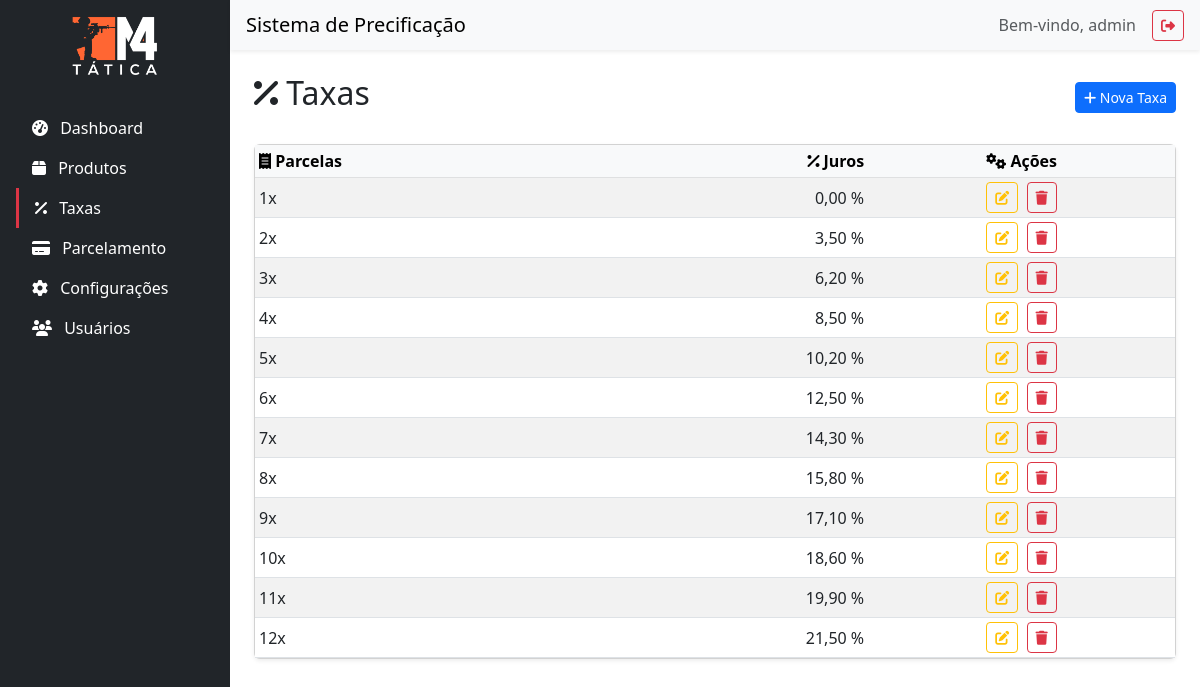
Screenshot of /taxas (signed in) with the database file from the repository.
### app/models.py (models this page shows)
class User(UserMixin, db.Model):
    id = db.Column(db.Integer, primary_key=True)
    username = db.Column(db.String(64), unique=True, nullable=False)
    password = db.Column(db.String(128), nullable=False)

class Taxa(db.Model):
    id = db.Column(db.Integer, primary_key=True)
    numero_parcelas = db.Column(db.Integer, nullable=False)  # 1,2,3,... / 0 e negativos são inválidos
    juros = db.Column(db.Float, default=0.0)                 # armazenado em %

### app/main/routes.py (the view)
@main.route("/taxas")
@login_required
def taxas():
    taxas = Taxa.query.order_by(Taxa.numero_parcelas).all()
    return render_template("taxas.html", taxas=taxas)

### app/models.py (called while the page is built)
@login_manager.user_loader
def load_user(user_id):
    return User.query.get(int(user_id))

### app/templates/taxas.html
{% extends "base.html" %}
{% block content %}
<div class="d-flex justify-content-between align-items-center mb-4">
    <h2><i class="fas fa-percent"></i> Taxas</h2>
    <a href="{{ url_for('main.gerenciar_taxa') }}" class="btn btn-sm btn-primary">
        <i class="fas fa-plus"></i> Nova Taxa
    </a>
</div>
<div class="card shadow-sm">
    <div class="card-body p-0">
        {% if taxas %}
        <div class="table-responsive">
            <table class="table table-sm table-striped table-hover mb-0 align-middle">
                <thead class="table-light">
                    <tr>
                        <th><i class="fas fa-receipt"></i> Parcelas</th>
                        <th class="text-end"><i class="fas fa-percentage"></i> Juros</th>
                        <th class="text-center"><i class="fas fa-cogs"></i> Ações</th>
                    </tr>
                </thead>
                <tbody>
                    {% for taxa in taxas %}
                    <tr>
                        <td>{{ taxa.numero_parcelas }}x</td>
                        <td class="text-end">{{ "%.2f"|format(taxa.juros)|replace(".", ",") }} %</td>
                        <td class="text-center">
                            <a href="{{ url_for('main.gerenciar_taxa', taxa_id=taxa.id) }}"
                               class="btn btn-sm btn-outline-warning me-1" title="Editar">
                                <i class="fas fa-edit"></i>
                            </a>
                            <a href="{{ url_for('main.excluir_taxa', taxa_id=taxa.id) }}"
                               class="btn btn-sm btn-outline-danger"
                               onclick="return confirm('Tem certeza que deseja excluir esta taxa?');"
                               title="Excluir">
                                <i class="fas fa-trash"></i>
                            </a>
                        </td>
                    </tr>
                    {% endfor %}
                </tbody>
            </table>
        </div>
        {% else %}
        <div class="p-3 text-center text-muted">
            <i class="fas fa-info-circle"></i> Nenhuma taxa cadastrada.
        </div>
        {% endif %}
    </div>
</div>
{% endblock %}

### app/templates/base.html (shortened to what this page needs)
<!DOCTYPE html>
<html lang="pt-BR">
<head>
    <link href="https://cdn.jsdelivr.net/npm/bootstrap@5.3.0/dist/css/bootstrap.min.css" rel="stylesheet">
    <link href="https://cdnjs.cloudflare.com/ajax/libs/font-awesome/6.4.0/css/all.min.css" rel="stylesheet">
    <link href="{{ url_for('static', filename='css/style.css') }}" rel="stylesheet">
</head>
<body>
    <div class="d-flex">
        <nav id="sidebar" class="bg-dark text-white p-3" style="width: 230px; min-height: 100vh;">
            <div class="text-center mb-4">
                <img src="{{ url_for('static', filename='img/logo.png') }}" alt="Logo" class="img-fluid mb-2" style="max-height: 60px;">
            </div>
            <ul class="nav flex-column">
                <li class="nav-item">
                    <a class="nav-link text-white {% if request.endpoint == 'main.dashboard' %}active border-start border-3 border-danger{% endif %}" href="{{ url_for('main.dashboard') }}">
                        <i class="fas fa-tachometer-alt me-2"></i> Dashboard
                    </a>
                </li>
                <li class="nav-item">
                    <a class="nav-link text-white {% if request.endpoint == 'main.produtos' %}active border-start border-3 border-danger{% endif %}" href="{{ url_for('main.produtos') }}">
                        <i class="fas fa-box me-2"></i> Produtos
                    </a>
                </li>
                <li class="nav-item">
                    <a class="nav-link text-white {% if request.endpoint == 'main.taxas' %}active border-start border-3 border-danger{% endif %}" href="{{ url_for('main.taxas') }}">
                        <i class="fas fa-percent me-2"></i> Taxas
                    </a>
                </li>
                <li class="nav-item">
                    <a class="nav-link text-white {% if request.endpoint == 'main.parcelamento_index' %}active border-start border-3 border-danger{% endif %}" href="{{ url_for('main.parcelamento_index') }}">
                        <i class="fas fa-credit-card me-2"></i> Parcelamento
                    </a>
                </li>
<li class="nav-item">
  <a class="nav-link text-white {% if request.endpoint in ['main.configuracoes_listar','main.configuracao_editar'] %}active border-start border-3 border-danger{% endif %}"
     href="{{ url_for('main.configuracoes') }}">
    <i class="fas fa-gear me-2"></i> Configurações
  </a>
</li>
<li class="nav-item">
    <a class="nav-link text-white {% if request.endpoint in ['main.usuarios', 'main.gerenciar_usuario'] %}active border-start border-3 border-danger{% endif %}"
       href="{{ url_for('main.usuarios') }}">
        <i class="fas fa-users me-2"></i> Usuários
    </a>
</li>
            </ul>
        </nav>
        <div class="flex-grow-1">
            <nav class="navbar navbar-light bg-light px-3 shadow-sm">
                <span class="navbar-brand mb-0 h6">Sistema de Precificação</span>
                <div class="d-flex align-items-center">
                    <span class="me-3 text-muted">
    Bem-vindo, {{ current_user.username }}
</span>
                    <a href="{{ url_for('main.logout') }}" class="btn btn-sm btn-outline-danger" title="Sair">
                        <i class="fas fa-sign-out-alt"></i>
                    </a>
                </div>
            </nav>
            <div class="container-fluid p-4">
                {% block content %}{% endblock %}
            </div>
        </div>
    </div>
</body>
</html>

### rows the page displays
User: username "admin"
Taxa: numero_parcelas "1", juros "0,00"
Taxa: numero_parcelas "2", juros "3,50"
Taxa: numero_parcelas "3", juros "6,20"
Taxa: numero_parcelas "4", juros "8,50"
Taxa: numero_parcelas "5", juros "10,20"
Taxa: numero_parcelas "6", juros "12,50"
Taxa: numero_parcelas "7", juros "14,30"
Taxa: numero_parcelas "8", juros "15,80"
Taxa: numero_parcelas "9", juros "17,10"
Taxa: numero_parcelas "10", juros "18,60"
Taxa: numero_parcelas "11", juros "19,90"
Taxa: numero_parcelas "12", juros "21,50"
